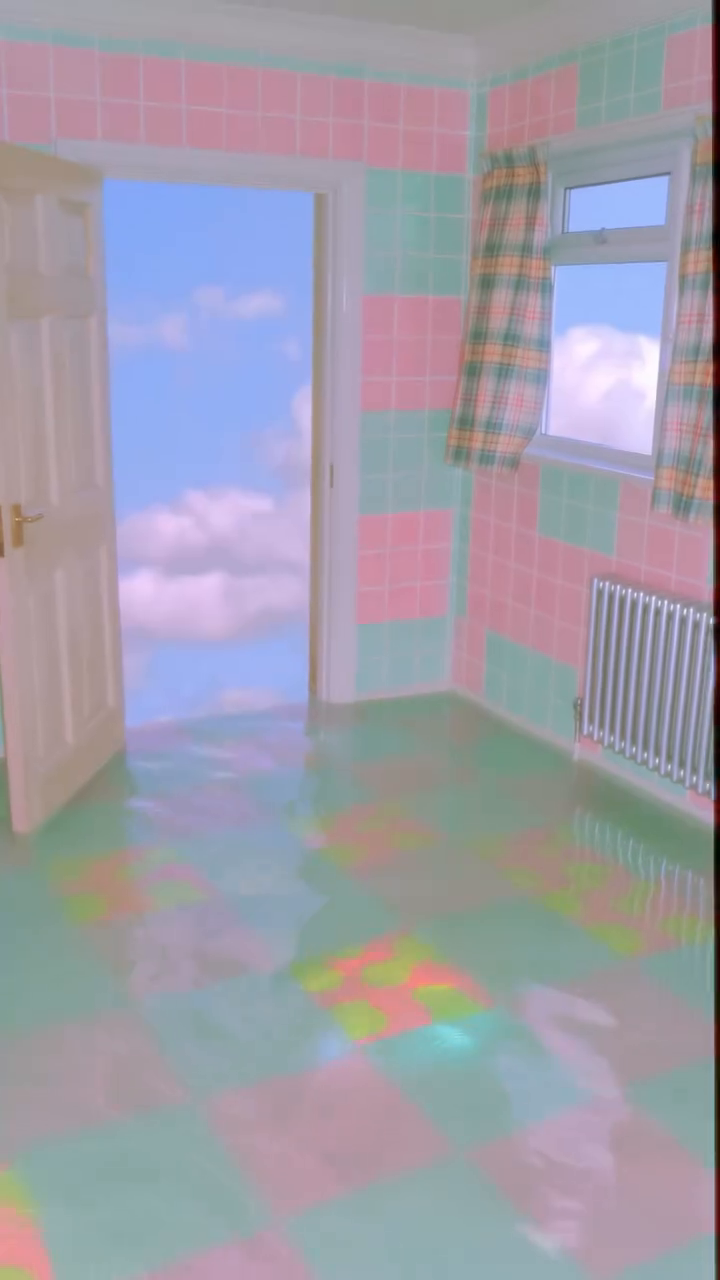
#> input picture dream/referencias/estetica/evidencias/video-35/11s.png, 720 x 1280 px
$ python room_look_report.py
#> lines starting #> are read from the running program, lines starting #| are printed output that depends on the picture
"""Compare matching material classes, not raw pixels or an invented fidelity score."""
from pathlib import Path
import argparse, json, hashlib
import numpy as np
from PIL import Image

root=Path(__file__).resolve().parents[1]
parser=argparse.ArgumentParser();parser.add_argument('--phase',default='current')
parser.add_argument('--opengl-image',default='validation/room-opengl.png')
parser.add_argument('--blender-image',default='validation/room-blender.png')
args=parser.parse_args()
paths={'reference':'referencias/estetica/evidencias/video-35/11s.png','opengl':args.opengl_image,'blender':args.blender_image}
report={'phase':args.phase,'scope':'Color diagnostics within corresponding wall/sky regions. Masks are color classes, not exact geometry registration. These statistics do not certify visual fidelity.','images':{}}
for name,path in paths.items():
    file=root/path;im=Image.open(file).convert('RGB');a=np.asarray(im.resize((360,640)),float)
#> further down, im is the input picture: PIL image 720x1280 RGB; mean R, G, B 159.3, 156.2, 168.7
    wall=a[90:340,180:234];r,g,b=wall.transpose(2,0,1)
#> after `r, g, b = wall.transpose(2, 0, 1)`:
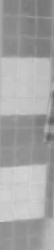
#> r: shape (250, 54) float64; min 95, max 212, mean 164.6
#> after `r, g, b = wall.transpose(2, 0, 1)`:
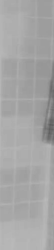
#> b: shape (250, 54) float64; min 92, max 185, mean 165.6
    sky=a[115:240,65:151];sr,sg,sb=sky.transpose(2,0,1)
#> after `sky = a[115:240, 65:151]`:
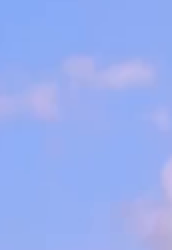
#> sky: shape (125, 86, 3) float64 (shown 2 times larger); mean R, G, B 151.8, 174.4, 241.1
#> after `sr, sg, sb = sky.transpose(2, 0, 1)`:
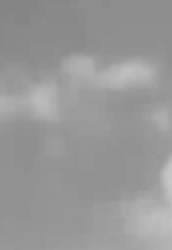
#> sr: shape (125, 86) float64 (shown 2 times larger); min 133, max 201, mean 151.8
#> after `sr, sg, sb = sky.transpose(2, 0, 1)`:
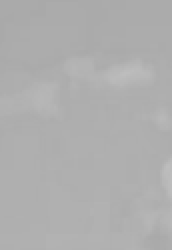
#> sg: shape (125, 86) float64 (shown 2 times larger); min 169, max 189, mean 174.4
#> after `sr, sg, sb = sky.transpose(2, 0, 1)`:
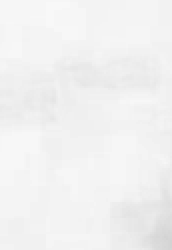
#> sb: shape (125, 86) float64 (shown 2 times larger); min 211, max 248, mean 241.1
    masks={'pink_wall':(wall,(r>g*1.08)&(b>g*1.02)), 'mint_wall':(wall,(g>r*1.05)&(b>r*1.02)), 'blue_sky':(sky,(sb>sg*1.17)&(sb>sr*1.3))}
    result={}
    for feature,(pixels,mask) in masks.items():
        selected=pixels[mask];assert len(selected)>200,(name,feature,'Insufficient samples')
        maxc=selected.max(axis=1);minc=selected.min(axis=1)
        result[feature]={'mean_srgb':selected.mean(axis=0).round(2).tolist(),'std_srgb':selected.std(axis=0).round(2).tolist(),'value_p95':round(float(np.percentile(maxc,95)),2),'saturation_mean':round(float(((maxc-minc)/np.maximum(maxc,1)).mean()),4),'pixels':int(mask.sum())}
#> this loop made 3 passes
#> feature on passes 1 to 3: 'pink_wall', 'mint_wall', 'blue_sky'
#> after the loop, result = 3 items
    floor=a[410:620,70:315]
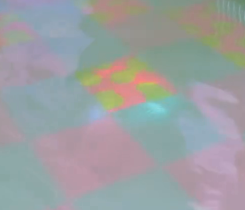
#> floor: shape (210, 245, 3) float64; mean R, G, B 156.4, 159.3, 161
    result['floor_region']={'mean_srgb':floor.mean(axis=(0,1)).round(2).tolist(),'std_srgb':floor.std(axis=(0,1)).round(2).tolist(),'pixels':int(floor.shape[0]*floor.shape[1]),'limitation':'Contains different arrangements of reflection and patches; mean color is diagnostic only.'}
    report['images'][name]={'path':path,'dimensions':list(im.size),'sha256':hashlib.sha256(file.read_bytes()).hexdigest(),'materials':result}
#> pass 2 of the loop `for name,path in paths.items():`:
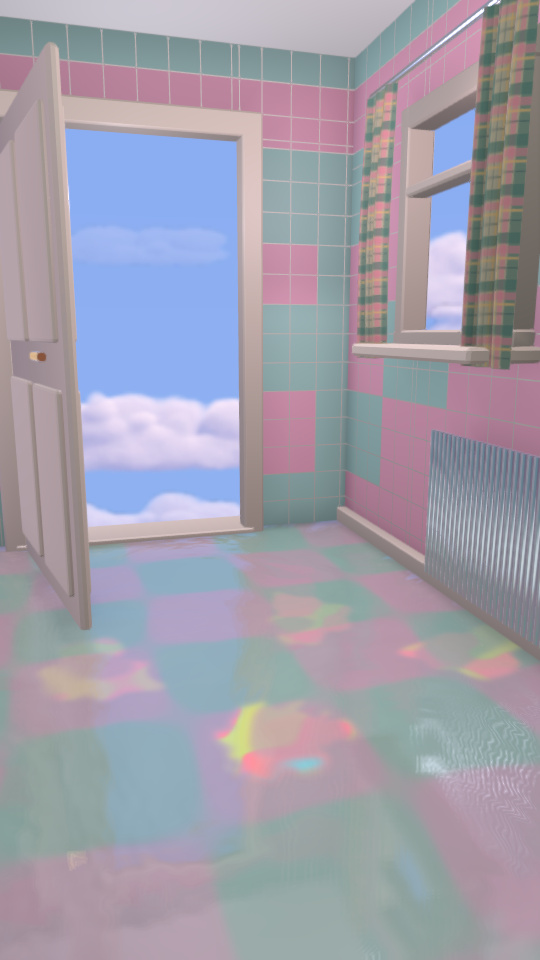
#> input picture dream/validation/room-radiator-v9-baseline/room-opengl.png, 540 x 960 px, found by its file name
#> im is the input picture: PIL image 540x960 RGB; mean R, G, B 161, 158.3, 171.9
#> `sr, sg, sb = sky.transpose(2, 0, 1)`:
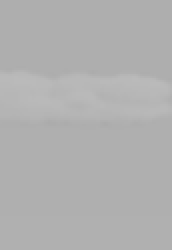
#> sg: shape (125, 86) float64 (shown 2 times larger); min 171, max 186, mean 176.1
#> the loop `for feature,(pixels,mask) in masks.items():` made 3 passes
#> `floor=a[410:620,70:315]`:
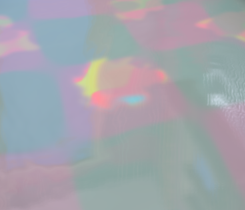
#> floor: shape (210, 245, 3) float64; mean R, G, B 163.1, 164.6, 172.4
#> pass 3 of the loop `for name,path in paths.items():`:
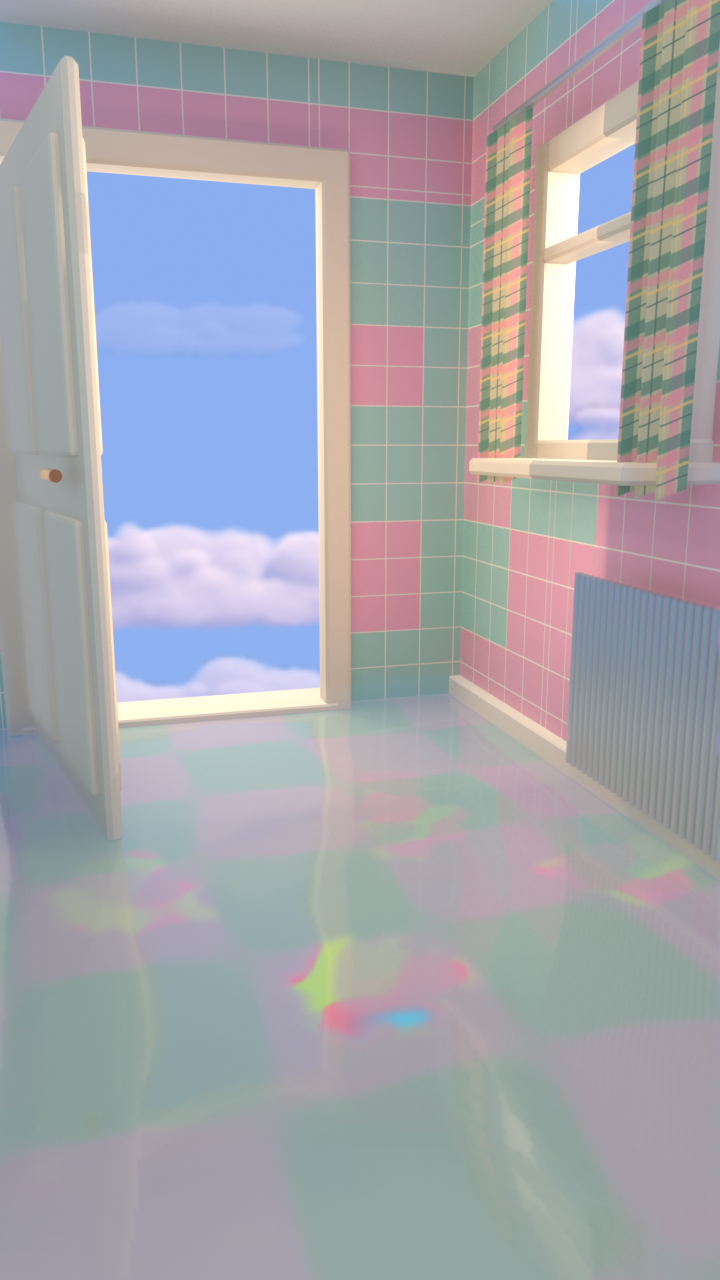
#> input picture dream/validation/room-blender.png, 720 x 1280 px
#> im: PIL image 720x1280 RGB
#> `sr, sg, sb = sky.transpose(2, 0, 1)`:
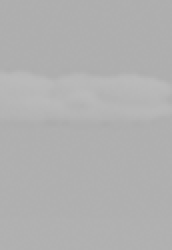
#> sg: shape (125, 86) float64 (shown 2 times larger); min 171, max 186, mean 176.4
#> `floor=a[410:620,70:315]`:
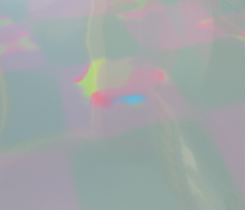
#> floor: shape (210, 245, 3) float64; mean R, G, B 160.1, 166.1, 167.2
for backend in ['blender','opengl']:
    report['images'][backend]['mean_rgb_error']={k:np.round(np.array(v['mean_srgb'])-report['images']['reference']['materials'][k]['mean_srgb'],2).tolist() for k,v in report['images'][backend]['materials'].items()}
#> after the loop, report = 3 items
out=root/'validation'/f'room-look-{args.phase}.json';out.write_text(json.dumps(report,indent=2)+'\n',encoding='utf-8')
print(json.dumps({k:v.get('mean_rgb_error') for k,v in report['images'].items() if k!='reference'}))
#> (printed output is left out)
